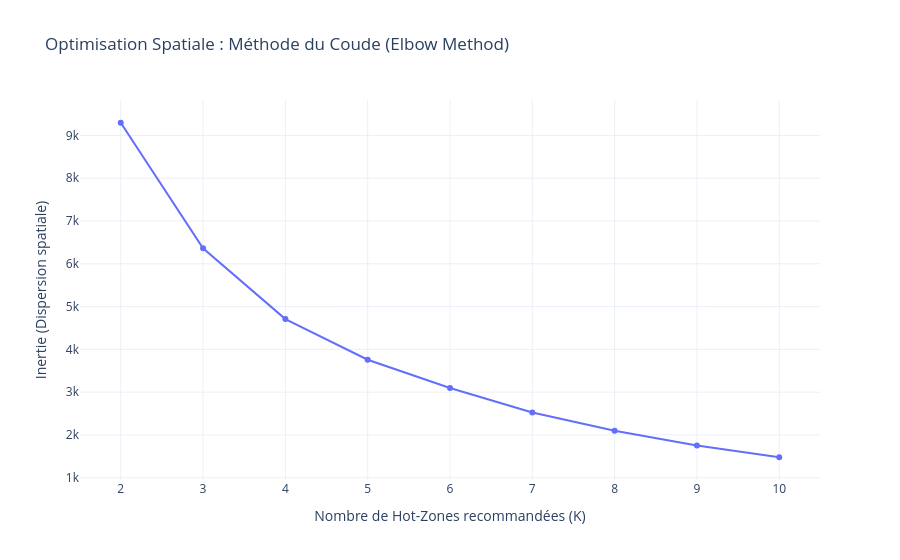

Notebook cell for this chart:
### Markdown cell above
## Étape 2 : La Preuve Mathématique (K-Means & Méthode du Coude)
**Objectif :** Déterminer mathématiquement le nombre optimal de "Hot-Zones" (K) à recommander aux chauffeurs Uber pour notre créneau de test (Jeudi 18h). 
L'algorithme K-Means exige que l'on définisse le nombre de zones à l'avance. Pour éviter un choix arbitraire, nous mesurons l'Inertie (la distance géographique intra-cluster) pour chaque K, de 2 à 10.

### Code cell
import os
import plotly.express as px
from sklearn.cluster import KMeans

#On force KMeans à n'utiliser qu'un seul processeur pour éviter le crash OpenMP
os.environ["OMP_NUM_THREADS"] = "1"
os.environ["KMP_DUPLICATE_LIB_OK"] = "TRUE"

# 1. Initialisation de la mémoire
inerties = []
valeurs_k = range(2, 11)

print("Entraînement de l'algorithme K-Means en cours (Test de K=2 à K=10)...")

# 2. La boucle d'entraînement itérative
for k in valeurs_k:
    # Instanciation du modèle avec 'k' zones
    kmeans = KMeans(n_clusters=k, random_state=42, n_init=10)
    # Entraînement sur la carte GPS normalisée (issue de l'étape 1)
    kmeans.fit(coords_scaled)
    # Sauvegarde de l'erreur géographique
    inerties.append(kmeans.inertia_)
    print(f"K={k} : inertie = {kmeans.inertia_:.2f}")

# 3. Restitution visuelle (Le Graphique)
fig_coude = px.line(
    x=list(valeurs_k), 
    y=inerties, 
    markers=True, 
    title="Optimisation Spatiale : Méthode du Coude (Elbow Method)",
    labels={"x": "Nombre de Hot-Zones recommandées (K)", "y": "Inertie (Dispersion spatiale)"}
)

fig_coude.update_layout(template="plotly_white")
fig_coude.show()

### Figure 1 — Plotly figure (JSON) as saved in the notebook; plotly's stock layout.template omitted (floating-point values rounded to 4 significant figures)
{"data": [{"hovertemplate": "Nombre de Hot-Zones recommandées (K)=%{x}<br>Inertie (Dispersion spatiale)=%{y}<extra></extra>", "legendgroup": "", "line": {"color": "#636efa", "dash": "solid"}, "marker": {"symbol": "circle"}, "mode": "lines+markers", "name": "", "orientation": "v", "showlegend": false, "type": "scatter", "x": [2, 3, 4, 5, 6, 7, 8, 9, 10], "xaxis": "x", "y": [9297.0, 6364.0, 4707.0, 3757.0, 3096.0, 2522.0, 2099.0, 1752.0, 1478.0], "yaxis": "y"}], "layout": {"legend": {"tracegroupgap": 0}, "title": {"text": "Optimisation Spatiale : Méthode du Coude (Elbow Method)"}, "xaxis": {"anchor": "y", "domain": [0, 1], "title": {"text": "Nombre de Hot-Zones recommandées (K)"}}, "yaxis": {"anchor": "x", "domain": [0, 1], "title": {"text": "Inertie (Dispersion spatiale)"}}}}
